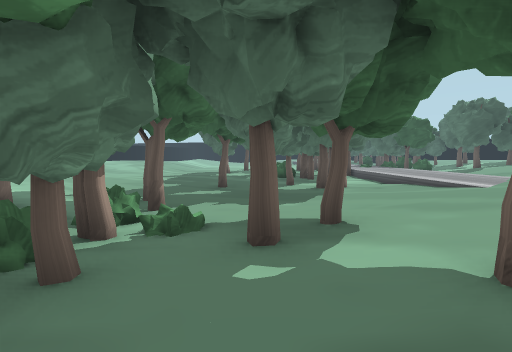
view 1 (above)

24 first-person views from a walk through a scene from a Unity 3-D project. The camera is 1.5 m above the floor, tilts 4° down and sees 85° across. The floor is counted in squares, 2 m on a side. Each view is taken from the middle of a square. On the plan, view 1 faces up. The plan holds only what a view shows up to about 10 squares ahead; the rest is blank. The place goes on beyond the plan. The player is left out. Some animated figures are left out.

view 2
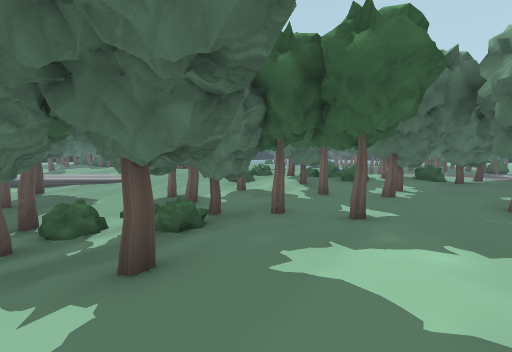

view 3
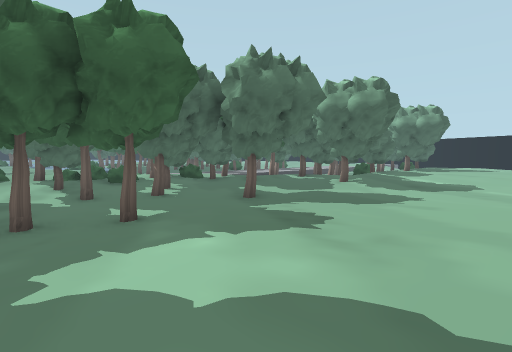

view 4
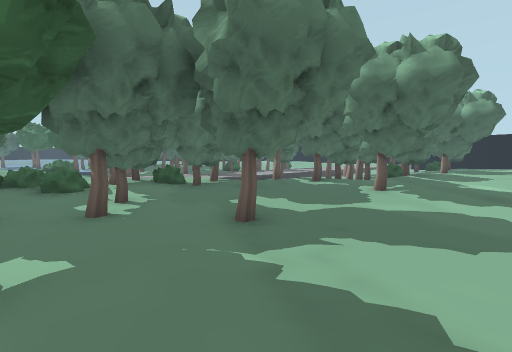

view 5
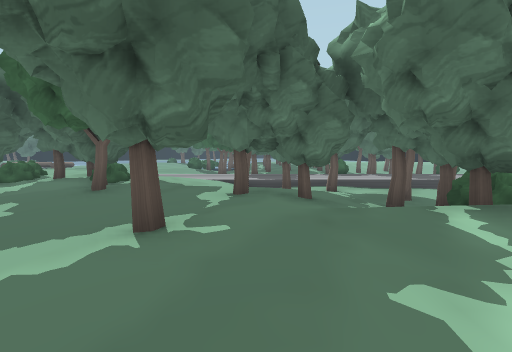

view 6
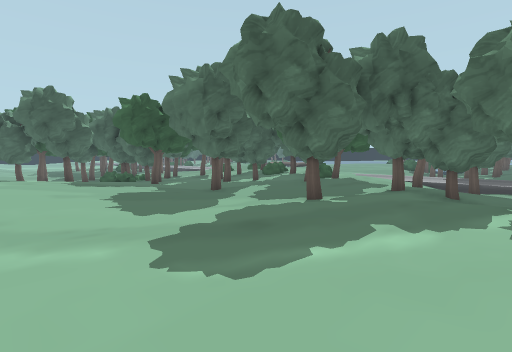

view 7
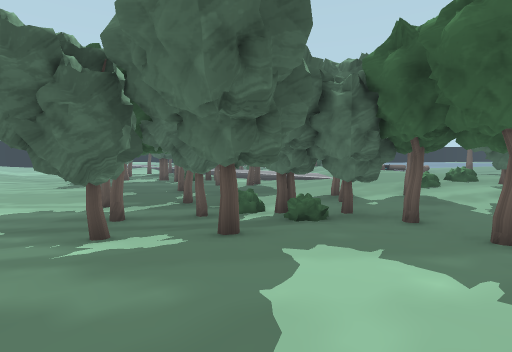

view 8
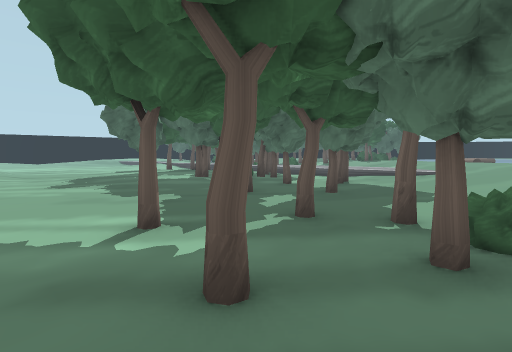

view 9
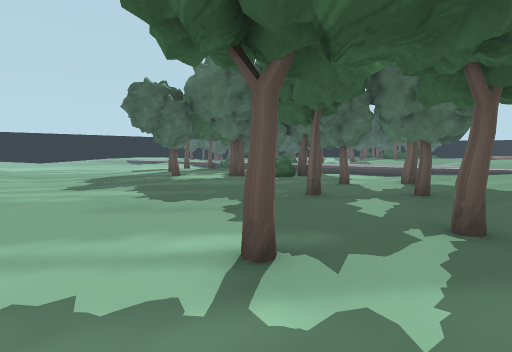

view 10
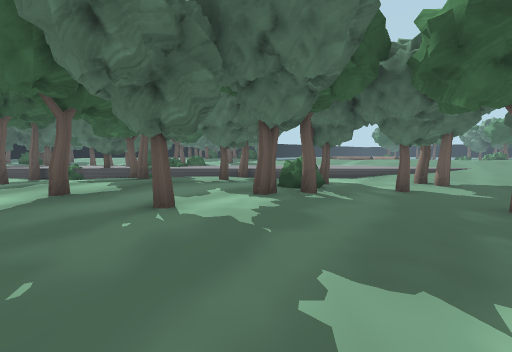

view 11
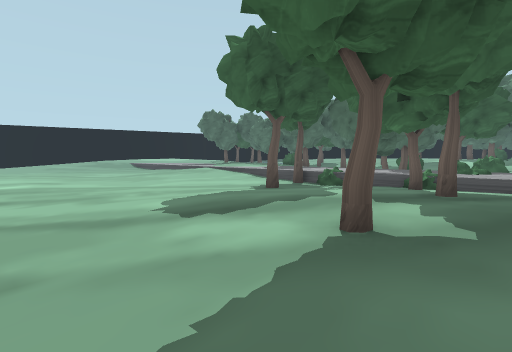

view 12
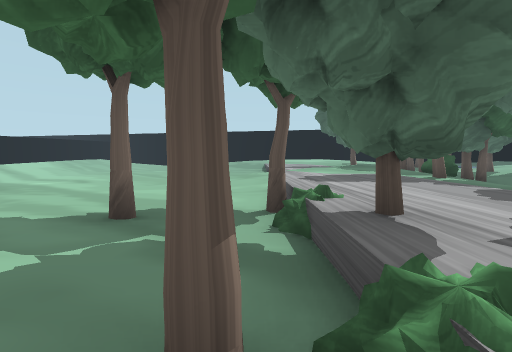

view 13
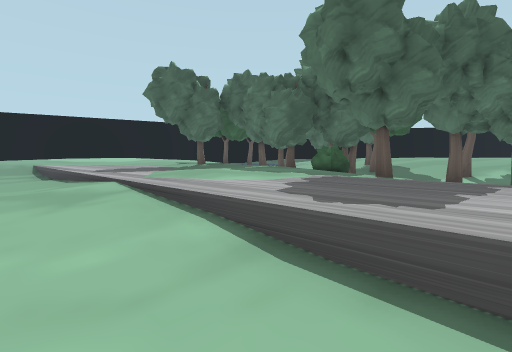

view 14
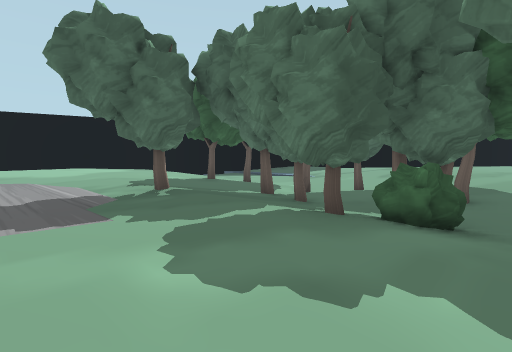

view 15
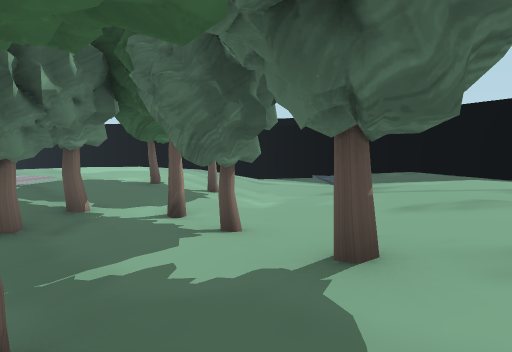

view 16
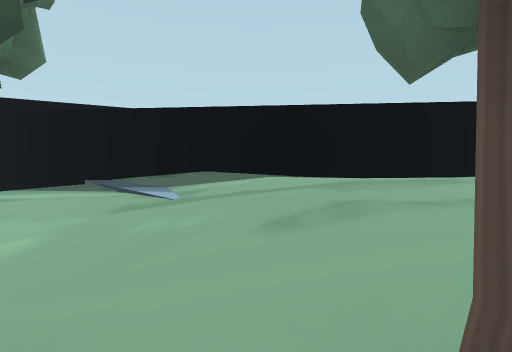

view 17
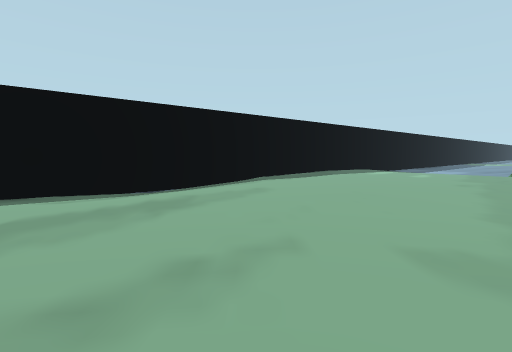

view 18
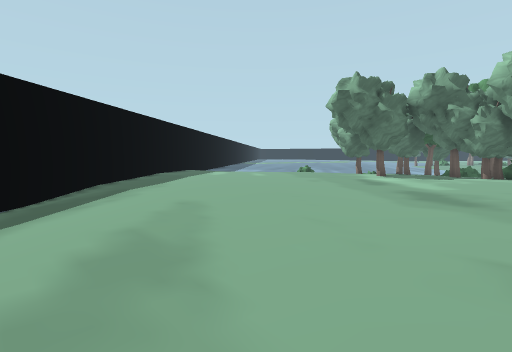

view 19
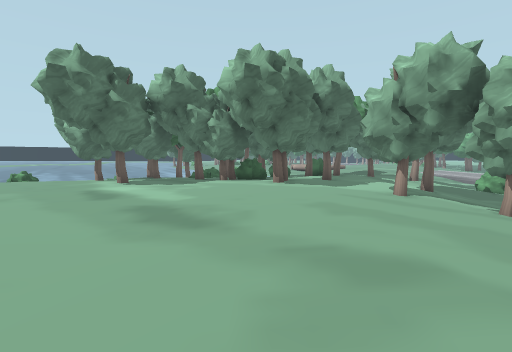

view 20
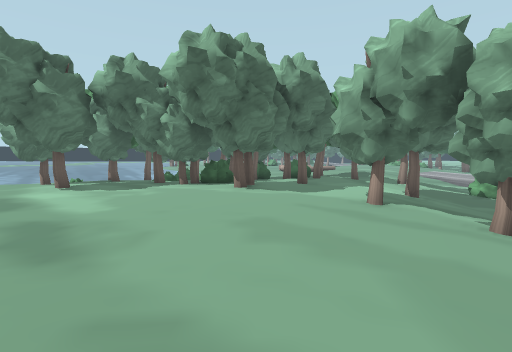

view 21
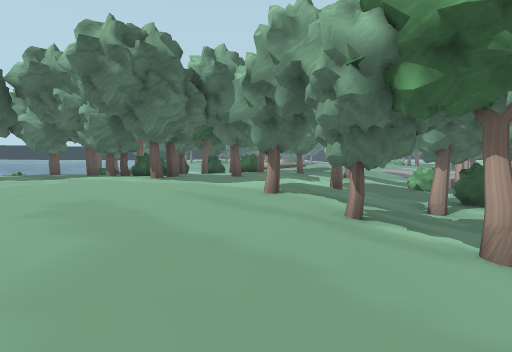

view 22
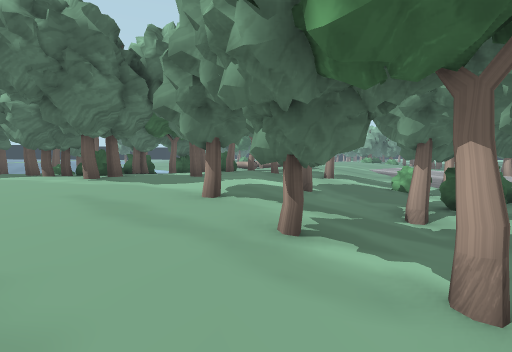

view 23
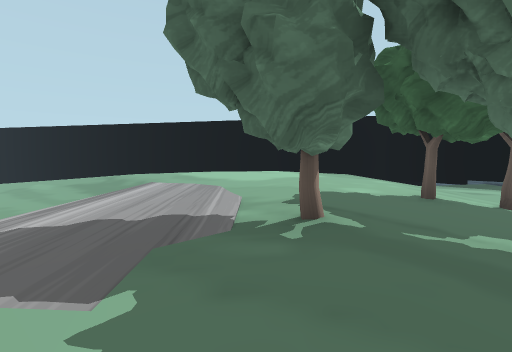

view 24
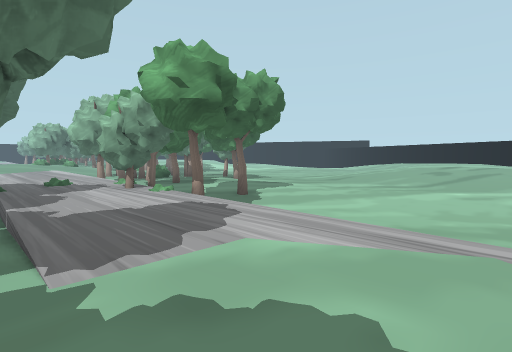

### Floor plan
Key: @ floor where view 1 was taken; # wall or solid block; x gap in a wall; . main floor; : floor 0.25 m higher than the main floor; + floor 0.5 m higher than the main floor; * floor 0.75 m higher than the main floor; % floor 1 m higher than the main floor; & floor 1.25 m higher than the main floor; / step, stairs or slope; = window, fence, low wall or low ledge.
Columns run from 7 left of view 1 to 27 right of it. Each row starts with its distance up from view 1.
 37                         ##
 36        ///////&&&    /::+##
 35        ////////&&&%///:://##
 34        .////**//&%%///::///##
 33         ...:***/%%%///::///%#
 32          ...***/%%%///:+///%##
 31            .***/%*#/#//////%%##
 30           .:****%**//./////%%*##
 29           .:****#*//#://///&///##
 28           :/***%///+/#//%&&&////#
 27      :.   :/****/#//#///&&&&&///##
 26   /..:...////%%%#/////#/&&&&&&&&/##
 25   /..:...///**%%/##/#///&&&&&&&&&&#
 24    ..:....//****////////&&&%&&&&&&&
 23     .:...../****#  /////&&%%%&&&&&&
 22     ..:.....***//  /#///&&&%&&&&&&
 21     ...:....***/  //##%/&&&&&&&&&&
 20     ..:::#..***: :.///#&&&&&&&&&&&
 19     ..:::::=#**.###///#&&&&&&&&&&&
 18   /...::+:::#**...:/#/&&#&&&&#&&&&
 17   ..:::+++:##**=#/////&#&###&&#&
 16  ...::#++#::***.#=////&&&x&/&#&%
 15  ...::+++++:***. /#//x#&&## %#/
 14  ...:#:+++::***. ///     ##
 13  ...:::#::#:
 12  ...:::#=#
 11  ......:::.
 10 ........#...***/
  9 ......#..../***/
  8 ...#...#.#:/***
  7 .........::/**/
  6 :.......//////
  5 /:#..#.://////
  4 ///..=/://///
  3 /#//:#/:#//
  2 //#//###//
  1 &////+++#///=
  0 &&///++@+/%#&
 -1 &&%//#++/#%#&
 -2 &&%//+++//==&
 -3 &%%//++##//
 -4 &%%**#***/#
 -5 /%***+*%%##
 -6 *******#%#%
 -7 *******%////
 -8 ****%#%%/ //*
 -9 %**%%&&#/#  *
-10 %%%%/&/#/#/:*
-11 &%%%&#//// /*

Where each view was taken, in squares from view 1:
view 1: 0 up, 0 right, facing up
view 2: 1 up, 7 left, facing right
view 3: 1 up, 7 left, facing down-right
view 4: 1 down, 5 left, facing down-right
view 5: 9 down, 5 left, facing right
view 6: 11 down, 7 left, facing up-right
view 7: 1 down, 7 left, facing up-right
view 8: 4 up, 6 left, facing up-right
view 9: 6 up, 6 left, facing up-right
view 10: 13 up, 5 left, facing right
view 11: 15 up, 3 left, facing up-right
view 12: 16 up, 4 right, facing up
view 13: 21 up, 3 right, facing up-right
view 14: 24 up, 6 right, facing up-right
view 15: 24 up, 14 right, facing up
view 16: 26 up, 14 right, facing up-right
view 17: 26 up, 16 right, facing right
view 18: 28 up, 18 right, facing down-right
view 19: 26 up, 18 right, facing down
view 20: 25 up, 17 right, facing down
view 21: 25 up, 15 right, facing down
view 22: 24 up, 14 right, facing down
view 23: 26 up, 8 right, facing up
view 24: 26 up, 8 right, facing down-left
